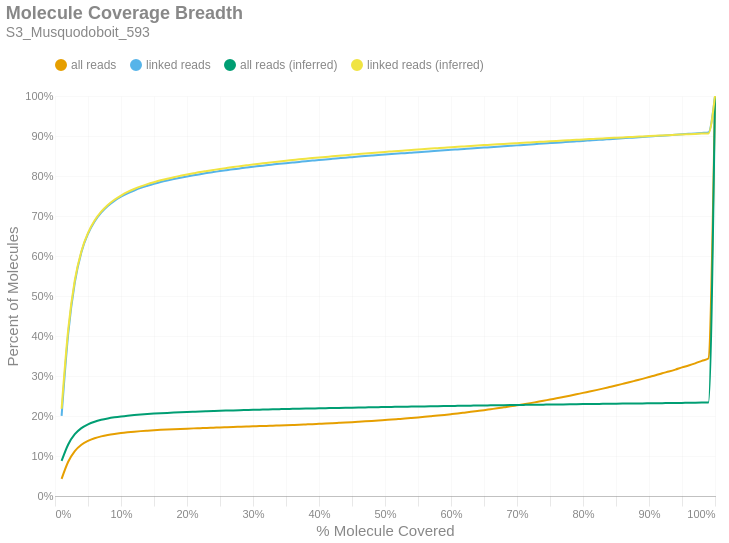

Here is the notebook cell this chart was saved with:
### Markdown cell above
### Molecule Read Coverage
This chart shows molecule coverage breadth as computed by the number of bases aligned to that molecule. In other words, "*how much of each unique long molecule is actually sequenced/aligned?*" Keep in mind there is a distinction between sequences and alignments, since some sequences belonging to a particular molecule may not align well and wouldn't appear in the alignment data. This chart also shows molecule coverage breadth as computed by the *inferred fragment* from which the aligned sequences originate. Unlike read coverage, this calculation takes into account the total insert size, including unsequenced gaps between the forward and reverse reads. Like the previous figures, these are cumulative percents.

### Code cell
if SKIPLR:
    print_html(f"Skipped")
else:
    binned_df = consolidated_hist(valids['coverage_bp'], mask, 0.01, True)
    binned_df_inf = consolidated_hist(valids['coverage_inserts'], mask, 0.01, True)
    binned_df = binned_df.with_columns(pl.lit(binned_df_inf['all reads (cumsum)']).alias('all reads (inferred)'))
    binned_df = binned_df.with_columns(pl.lit(binned_df_inf['linked reads (cumsum)']).alias('linked reads (inferred)'))
    binned_df = binned_df.with_columns(
        (pl.col('bin').cast(pl.Float64) + 0.01).alias('right_edge')
    )

    with SafeRender(binned_df):
        (
            density_plot(binned_df, 'Molecule Coverage Breadth', samplename, 'molcov', ['all reads (inferred)','linked reads (inferred)'])
            .encode(
                #x=alt.X('bin:Q', title="% Molecule Covered").axis(format = '%').scale(padding=0),
                x=alt.X('right_edge:Q', title="% Molecule Covered").axis(format='%').scale(padding=0),
                y=alt.Y('value:Q', title='Percent of Molecules')
                    .axis(format='%')
                    .stack(False)
                    .scale(domainMin=0, padding=0),
                color=alt.Color("key:N").scale(domain = ["all reads", "linked reads", "all reads (inferred)", "linked reads (inferred)"]),
                tooltip = [
                    alt.Tooltip("key:N", title = "Data Type"),
                    alt.Tooltip("range_label:N", title="% Molecule Covered"),
                    alt.Tooltip("value:Q", format = ".2%", title="% Molecules")
                ]
            )
        ).display()

### Figure 1 — Vega-Lite specification as saved in the notebook (floating-point values rounded to 4 significant figures)
{"width": "container", "height": 400, "config": {"title": {"anchor": "start", "dy": -15, "fontSize": 18, "color": "#888888", "subtitleColor": "#888888", "subtitleFontSize": 14}, "arc": {"fill": "#0072B2"}, "axis": {"domainColor": "#888888", "domainWidth": 0.5, "gridWidth": 0.2, "grid": false, "titleFontWeight": 400, "titleFontSize": 15, "labelFontSize": 11, "labelColor": "#888888", "tickColor": "#888888", "tickWidth": 0.2, "titleColor": "#888888"}, "axisBand": {"grid": false}, "axisX": {"grid": true, "tickSize": 10, "domainCap": "round"}, "axisY": {"domain": false, "grid": true, "tickSize": 0, "domainCap": "round"}, "background": "transparent", "header": {"labelFontSize": 15, "labelColor": "#888888", "titleFontSize": 15, "titleFontWeight": 600, "titleColor": "#888888"}, "legend": {"labelFont": "sans-serif", "labelFontSize": 12, "labelColor": "#888888", "symbolSize": 100, "symbolType": "circle", "titleFontSize": 12, "titlePadding": 10, "titleColor": "#888888", "title": null, "orient": "top"}, "range": {"category": ["#E69F00", "#56B4E9", "#009E73", "#F0E442", "#0072B2", "#D55E00", "#CC79A7", "#000000"], "diverging": ["#cfe8f3", "#a2d4ec", "#73bfe2", "#46abdb", "#1696d2", "#12719e"]}, "area": {"fill": "#0072B2", "fillOpacity": 0.7, "line": true, "strokeOpacity": 0.7}, "line": {"color": "#0072B2", "stroke": "#0072B2", "strokeWidth": 2}, "trail": {"color": "#0072B2", "stroke": "#0072B2", "strokeWidth": 0, "size": 1}, "point": {"filled": true, "fillOpacity": 1.0, "size": 95}, "text": {"color": "#888888", "fontSize": 11, "align": "right", "fontWeight": 400, "size": 11}, "bar": {"fill": "#0072B2", "stroke": null}, "view": {"stroke": null, "continuousWidth": 660, "continuousHeight": 400}}, "data": {"name": "data-6a489e4733e1dcaf7f10e3e392c28540"}, "mark": {"type": "line", "interpolate": "monotone", "point": {"opacity": 0, "size": 275}}, "encoding": {"color": {"field": "key", "scale": {"domain": ["all reads", "linked reads", "all reads (inferred)", "linked reads (inferred)"]}, "type": "nominal"}, "tooltip": [{"field": "key", "title": "Data Type", "type": "nominal"}, {"field": "range_label", "title": "% Molecule Covered", "type": "nominal"}, {"field": "value", "format": ".2%", "title": "% Molecules", "type": "quantitative"}], "x": {"axis": {"format": "%"}, "field": "right_edge", "scale": {"padding": 0}, "title": "% Molecule Covered", "type": "quantitative"}, "y": {"axis": {"format": "%"}, "field": "value", "scale": {"domainMin": 0, "padding": 0}, "stack": false, "title": "Percent of Molecules", "type": "quantitative"}}, "params": [{"name": "param_c36ac31b6afebe62", "select": {"type": "point", "fields": ["key"]}, "bind": "legend"}], "title": {"text": "Molecule Coverage Breadth", "subtitle": "S3_Musquodoboit_593"}, "transform": [{"fold": ["all reads (cumsum)", "linked reads (cumsum)", "all reads (inferred)", "linked reads (inferred)"]}, {"calculate": "replace(datum.key, ' (cumsum)', '')", "as": "key"}, {"filter": {"param": "param_c36ac31b6afebe62"}}], "usermeta": {"embedOptions": {"downloadFileName": "S3_Musquodoboit_593.molcov"}}, "$schema": "https://vega.github.io/schema/vega-lite/v6.1.0.json", "datasets": {"data-6a489e4733e1dcaf7f10e3e392c28540": [{"bin": "0.0", "interval": "0.0-0.01", "all reads": 0.04273, "linked reads": 0.2001, "all reads (cumsum)": 0.04273, "linked reads (cumsum)": 0.2001, "range_label": "0.0-0.01", "all reads (inferred)": 0.08765, "linked reads (inferred)": 0.2181, "right_edge": 0.01}, {"bin": "0.01", "interval": "0.01-0.02", "all reads": 0.04286, "linked reads": 0.2053, "all reads (cumsum)": 0.08559, "linked reads (cumsum)": 0.4054, "range_label": "0.01-0.02", "all reads (inferred)": 0.1289, "linked reads (inferred)": 0.416, "right_edge": 0.02}, {"bin": "0.02", "interval": "0.02-0.03", "all reads": 0.02678, "linked reads": 0.1283, "all reads (cumsum)": 0.1124, "linked reads (cumsum)": 0.5337, "range_label": "0.02-0.03", "all reads (inferred)": 0.1545, "linked reads (inferred)": 0.5393, "right_edge": 0.03}, {"bin": "0.03", "interval": "0.03-0.04", "all reads": 0.0159, "linked reads": 0.07599, "all reads (cumsum)": 0.1283, "linked reads (cumsum)": 0.6097, "range_label": "0.03-0.04", "all reads (inferred)": 0.1697, "linked reads (inferred)": 0.612, "right_edge": 0.04}, {"bin": "0.04", "interval": "0.04-0.05", "all reads": 0.009611, "linked reads": 0.04579, "all reads (cumsum)": 0.1379, "linked reads (cumsum)": 0.6554, "range_label": "0.04-0.05", "all reads (inferred)": 0.1793, "linked reads (inferred)": 0.6576, "right_edge": 0.05}, {"bin": "0.05", "interval": "0.05-0.06", "all reads": 0.006496, "linked reads": 0.03087, "all reads (cumsum)": 0.1444, "linked reads (cumsum)": 0.6863, "range_label": "0.05-0.06", "all reads (inferred)": 0.1857, "linked reads (inferred)": 0.6885, "right_edge": 0.06}, {"bin": "0.06", "interval": "0.06-0.07", "all reads": 0.004687, "linked reads": 0.02216, "all reads (cumsum)": 0.1491, "linked reads (cumsum)": 0.7085, "range_label": "0.06-0.07", "all reads (inferred)": 0.1904, "linked reads (inferred)": 0.7108, "right_edge": 0.07}, {"bin": "0.07", "interval": "0.07-0.08", "all reads": 0.003504, "linked reads": 0.01662, "all reads (cumsum)": 0.1526, "linked reads (cumsum)": 0.7251, "range_label": "0.07-0.08", "all reads (inferred)": 0.1939, "linked reads (inferred)": 0.7274, "right_edge": 0.08}, {"bin": "0.08", "interval": "0.08-0.09", "all reads": 0.002676, "linked reads": 0.01261, "all reads (cumsum)": 0.1552, "linked reads (cumsum)": 0.7377, "range_label": "0.08-0.09", "all reads (inferred)": 0.1967, "linked reads (inferred)": 0.7405, "right_edge": 0.09}, {"bin": "0.09", "interval": "0.09-0.1", "all reads": 0.00221, "linked reads": 0.01041, "all reads (cumsum)": 0.1575, "linked reads (cumsum)": 0.7481, "range_label": "0.09-0.1", "all reads (inferred)": 0.1989, "linked reads (inferred)": 0.7512, "right_edge": 0.1}, {"bin": "0.1", "interval": "0.1-0.11", "all reads": 0.001797, "linked reads": 0.008429, "all reads (cumsum)": 0.1593, "linked reads (cumsum)": 0.7566, "range_label": "0.1-0.11", "all reads (inferred)": 0.2008, "linked reads (inferred)": 0.7601, "right_edge": 0.11}, {"bin": "0.11", "interval": "0.11-0.12", "all reads": 0.001541, "linked reads": 0.0072, "all reads (cumsum)": 0.1608, "linked reads (cumsum)": 0.7638, "range_label": "0.11-0.12", "all reads (inferred)": 0.2024, "linked reads (inferred)": 0.7676, "right_edge": 0.12}, {"bin": "0.12", "interval": "0.12-0.13", "all reads": 0.001388, "linked reads": 0.00648, "all reads (cumsum)": 0.1622, "linked reads (cumsum)": 0.7702, "range_label": "0.12-0.13", "all reads (inferred)": 0.2037, "linked reads (inferred)": 0.774, "right_edge": 0.13}, {"bin": "0.13", "interval": "0.13-0.14", "all reads": 0.001159, "linked reads": 0.005405, "all reads (cumsum)": 0.1633, "linked reads (cumsum)": 0.7756, "range_label": "0.13-0.14", "all reads (inferred)": 0.2049, "linked reads (inferred)": 0.7796, "right_edge": 0.14}, {"bin": "0.14", "interval": "0.14-0.15", "all reads": 0.001081, "linked reads": 0.005013, "all reads (cumsum)": 0.1644, "linked reads (cumsum)": 0.7807, "range_label": "0.14-0.15", "all reads (inferred)": 0.206, "linked reads (inferred)": 0.7845, "right_edge": 0.15}, {"bin": "0.15", "interval": "0.15-0.16", "all reads": 0.000957, "linked reads": 0.004431, "all reads (cumsum)": 0.1654, "linked reads (cumsum)": 0.7851, "range_label": "0.15-0.16", "all reads (inferred)": 0.2069, "linked reads (inferred)": 0.7892, "right_edge": 0.16}, {"bin": "0.16", "interval": "0.16-0.17", "all reads": 0.0008486, "linked reads": 0.003903, "all reads (cumsum)": 0.1662, "linked reads (cumsum)": 0.789, "range_label": "0.16-0.17", "all reads (inferred)": 0.2078, "linked reads (inferred)": 0.7932, "right_edge": 0.17}, {"bin": "0.17", "interval": "0.17-0.18", "all reads": 0.0007773, "linked reads": 0.003577, "all reads (cumsum)": 0.167, "linked reads (cumsum)": 0.7926, "range_label": "0.17-0.18", "all reads (inferred)": 0.2086, "linked reads (inferred)": 0.797, "right_edge": 0.18}, {"bin": "0.18", "interval": "0.18-0.19", "all reads": 0.0007205, "linked reads": 0.003248, "all reads (cumsum)": 0.1677, "linked reads (cumsum)": 0.7958, "range_label": "0.18-0.19", "all reads (inferred)": 0.2094, "linked reads (inferred)": 0.8005, "right_edge": 0.19}, {"bin": "0.19", "interval": "0.19-0.2", "all reads": 0.0006803, "linked reads": 0.003083, "all reads (cumsum)": 0.1684, "linked reads (cumsum)": 0.7989, "range_label": "0.19-0.2", "all reads (inferred)": 0.21, "linked reads (inferred)": 0.8038, "right_edge": 0.2}, {"bin": "0.2", "interval": "0.2-0.21", "all reads": 0.0006545, "linked reads": 0.002911, "all reads (cumsum)": 0.1691, "linked reads (cumsum)": 0.8018, "range_label": "0.2-0.21", "all reads (inferred)": 0.2107, "linked reads (inferred)": 0.8068, "right_edge": 0.21}, {"bin": "0.21", "interval": "0.21-0.22", "all reads": 0.0006125, "linked reads": 0.002727, "all reads (cumsum)": 0.1697, "linked reads (cumsum)": 0.8045, "range_label": "0.21-0.22", "all reads (inferred)": 0.2113, "linked reads (inferred)": 0.8099, "right_edge": 0.22}, {"bin": "0.22", "interval": "0.22-0.23", "all reads": 0.0006291, "linked reads": 0.002825, "all reads (cumsum)": 0.1703, "linked reads (cumsum)": 0.8074, "range_label": "0.22-0.23", "all reads (inferred)": 0.2119, "linked reads (inferred)": 0.8125, "right_edge": 0.23}, {"bin": "0.23", "interval": "0.23-0.24", "all reads": 0.0005552, "linked reads": 0.002424, "all reads (cumsum)": 0.1709, "linked reads (cumsum)": 0.8098, "range_label": "0.23-0.24", "all reads (inferred)": 0.2125, "linked reads (inferred)": 0.8151, "right_edge": 0.24}, {"bin": "0.24", "interval": "0.24-0.25", "all reads": 0.000592, "linked reads": 0.002553, "all reads (cumsum)": 0.1715, "linked reads (cumsum)": 0.8123, "range_label": "0.24-0.25", "all reads (inferred)": 0.213, "linked reads (inferred)": 0.8177, "right_edge": 0.25}, {"bin": "0.25", "interval": "0.25-0.26", "all reads": 0.0005255, "linked reads": 0.002284, "all reads (cumsum)": 0.172, "linked reads (cumsum)": 0.8146, "range_label": "0.25-0.26", "all reads (inferred)": 0.2135, "linked reads (inferred)": 0.8201, "right_edge": 0.26}, {"bin": "0.26", "interval": "0.26-0.27", "all reads": 0.0005316, "linked reads": 0.002172, "all reads (cumsum)": 0.1725, "linked reads (cumsum)": 0.8168, "range_label": "0.26-0.27", "all reads (inferred)": 0.214, "linked reads (inferred)": 0.8224, "right_edge": 0.27}, {"bin": "0.27", "interval": "0.27-0.28", "all reads": 0.0005456, "linked reads": 0.002191, "all reads (cumsum)": 0.1731, "linked reads (cumsum)": 0.819, "range_label": "0.27-0.28", "all reads (inferred)": 0.2145, "linked reads (inferred)": 0.8246, "right_edge": 0.28}, {"bin": "0.28", "interval": "0.28-0.29", "all reads": 0.0005487, "linked reads": 0.002153, "all reads (cumsum)": 0.1736, "linked reads (cumsum)": 0.8211, "range_label": "0.28-0.29", "all reads (inferred)": 0.215, "linked reads (inferred)": 0.8267, "right_edge": 0.29}, {"bin": "0.29", "interval": "0.29-0.3", "all reads": 0.0005596, "linked reads": 0.002049, "all reads (cumsum)": 0.1742, "linked reads (cumsum)": 0.8232, "range_label": "0.29-0.3", "all reads (inferred)": 0.2154, "linked reads (inferred)": 0.8288, "right_edge": 0.3}, {"bin": "0.3", "interval": "0.3-0.31", "all reads": 0.0005351, "linked reads": 0.001801, "all reads (cumsum)": 0.1747, "linked reads (cumsum)": 0.825, "range_label": "0.3-0.31", "all reads (inferred)": 0.2158, "linked reads (inferred)": 0.8308, "right_edge": 0.31}, {"bin": "0.31", "interval": "0.31-0.32", "all reads": 0.0005662, "linked reads": 0.001909, "all reads (cumsum)": 0.1753, "linked reads (cumsum)": 0.8269, "range_label": "0.31-0.32", "all reads (inferred)": 0.2163, "linked reads (inferred)": 0.8327, "right_edge": 0.32}, {"bin": "0.32", "interval": "0.32-0.33", "all reads": 0.0005981, "linked reads": 0.001782, "all reads (cumsum)": 0.1759, "linked reads (cumsum)": 0.8287, "range_label": "0.32-0.33", "all reads (inferred)": 0.2167, "linked reads (inferred)": 0.8347, "right_edge": 0.33}, {"bin": "0.33", "interval": "0.33-0.34", "all reads": 0.0005815, "linked reads": 0.001761, "all reads (cumsum)": 0.1764, "linked reads (cumsum)": 0.8304, "range_label": "0.33-0.34", "all reads (inferred)": 0.2171, "linked reads (inferred)": 0.8365, "right_edge": 0.34}, {"bin": "0.34", "interval": "0.34-0.35", "all reads": 0.0005989, "linked reads": 0.001659, "all reads (cumsum)": 0.177, "linked reads (cumsum)": 0.8321, "range_label": "0.34-0.35", "all reads (inferred)": 0.2175, "linked reads (inferred)": 0.8383, "right_edge": 0.35}, {"bin": "0.35", "interval": "0.35-0.36", "all reads": 0.0006099, "linked reads": 0.001593, "all reads (cumsum)": 0.1777, "linked reads (cumsum)": 0.8337, "range_label": "0.35-0.36", "all reads (inferred)": 0.2178, "linked reads (inferred)": 0.8399, "right_edge": 0.36}, {"bin": "0.36", "interval": "0.36-0.37", "all reads": 0.0006221, "linked reads": 0.001602, "all reads (cumsum)": 0.1783, "linked reads (cumsum)": 0.8353, "range_label": "0.36-0.37", "all reads (inferred)": 0.2182, "linked reads (inferred)": 0.8417, "right_edge": 0.37}, {"bin": "0.37", "interval": "0.37-0.38", "all reads": 0.0006811, "linked reads": 0.001634, "all reads (cumsum)": 0.179, "linked reads (cumsum)": 0.8369, "range_label": "0.37-0.38", "all reads (inferred)": 0.2186, "linked reads (inferred)": 0.8433, "right_edge": 0.38}, {"bin": "0.38", "interval": "0.38-0.39", "all reads": 0.0006916, "linked reads": 0.001551, "all reads (cumsum)": 0.1796, "linked reads (cumsum)": 0.8385, "range_label": "0.38-0.39", "all reads (inferred)": 0.2189, "linked reads (inferred)": 0.8447, "right_edge": 0.39}, {"bin": "0.39", "interval": "0.39-0.4", "all reads": 0.0007651, "linked reads": 0.001547, "all reads (cumsum)": 0.1804, "linked reads (cumsum)": 0.84, "range_label": "0.39-0.4", "all reads (inferred)": 0.2192, "linked reads (inferred)": 0.8462, "right_edge": 0.4}, {"bin": "0.4", "interval": "0.4-0.41", "all reads": 0.0007406, "linked reads": 0.001386, "all reads (cumsum)": 0.1812, "linked reads (cumsum)": 0.8414, "range_label": "0.4-0.41", "all reads (inferred)": 0.2196, "linked reads (inferred)": 0.8477, "right_edge": 0.41}, {"bin": "0.41", "interval": "0.41-0.42", "all reads": 0.0008258, "linked reads": 0.001468, "all reads (cumsum)": 0.182, "linked reads (cumsum)": 0.8429, "range_label": "0.41-0.42", "all reads (inferred)": 0.2199, "linked reads (inferred)": 0.8493, "right_edge": 0.42}, {"bin": "0.42", "interval": "0.42-0.43", "all reads": 0.0008661, "linked reads": 0.001498, "all reads (cumsum)": 0.1828, "linked reads (cumsum)": 0.8444, "range_label": "0.42-0.43", "all reads (inferred)": 0.2203, "linked reads (inferred)": 0.8507, "right_edge": 0.43}, {"bin": "0.43", "interval": "0.43-0.44", "all reads": 0.0008774, "linked reads": 0.001487, "all reads (cumsum)": 0.1837, "linked reads (cumsum)": 0.8459, "range_label": "0.43-0.44", "all reads (inferred)": 0.2206, "linked reads (inferred)": 0.8522, "right_edge": 0.44}, {"bin": "0.44", "interval": "0.44-0.45", "all reads": 0.0009146, "linked reads": 0.00131, "all reads (cumsum)": 0.1846, "linked reads (cumsum)": 0.8472, "range_label": "0.44-0.45", "all reads (inferred)": 0.2209, "linked reads (inferred)": 0.8535, "right_edge": 0.45}, {"bin": "0.45", "interval": "0.45-0.46", "all reads": 0.0009631, "linked reads": 0.00131, "all reads (cumsum)": 0.1856, "linked reads (cumsum)": 0.8485, "range_label": "0.45-0.46", "all reads (inferred)": 0.2212, "linked reads (inferred)": 0.8549, "right_edge": 0.46}, {"bin": "0.46", "interval": "0.46-0.47", "all reads": 0.0009819, "linked reads": 0.00128, "all reads (cumsum)": 0.1866, "linked reads (cumsum)": 0.8498, "range_label": "0.46-0.47", "all reads (inferred)": 0.2215, "linked reads (inferred)": 0.8562, "right_edge": 0.47}, {"bin": "0.47", "interval": "0.47-0.48", "all reads": 0.001023, "linked reads": 0.001316, "all reads (cumsum)": 0.1876, "linked reads (cumsum)": 0.8511, "range_label": "0.47-0.48", "all reads (inferred)": 0.2218, "linked reads (inferred)": 0.8575, "right_edge": 0.48}, {"bin": "0.48", "interval": "0.48-0.49", "all reads": 0.001082, "linked reads": 0.001286, "all reads (cumsum)": 0.1887, "linked reads (cumsum)": 0.8524, "range_label": "0.48-0.49", "all reads (inferred)": 0.2221, "linked reads (inferred)": 0.8588, "right_edge": 0.49}, {"bin": "0.49", "interval": "0.49-0.5", "all reads": 0.001176, "linked reads": 0.001201, "all reads (cumsum)": 0.1899, "linked reads (cumsum)": 0.8536, "range_label": "0.49-0.5", "all reads (inferred)": 0.2224, "linked reads (inferred)": 0.8602, "right_edge": 0.5}, {"bin": "0.5", "interval": "0.5-0.51", "all reads": 0.001131, "linked reads": 0.001314, "all reads (cumsum)": 0.191, "linked reads (cumsum)": 0.8549, "range_label": "0.5-0.51", "all reads (inferred)": 0.2227, "linked reads (inferred)": 0.8614, "right_edge": 0.51}, {"bin": "0.51", "interval": "0.51-0.52", "all reads": 0.001273, "linked reads": 0.001187, "all reads (cumsum)": 0.1923, "linked reads (cumsum)": 0.8561, "range_label": "0.51-0.52", "all reads (inferred)": 0.223, "linked reads (inferred)": 0.8626, "right_edge": 0.52}, {"bin": "0.52", "interval": "0.52-0.53", "all reads": 0.001282, "linked reads": 0.001117, "all reads (cumsum)": 0.1935, "linked reads (cumsum)": 0.8572, "range_label": "0.52-0.53", "all reads (inferred)": 0.2232, "linked reads (inferred)": 0.8638, "right_edge": 0.53}, {"bin": "0.53", "interval": "0.53-0.54", "all reads": 0.001396, "linked reads": 0.001223, "all reads (cumsum)": 0.1949, "linked reads (cumsum)": 0.8584, "range_label": "0.53-0.54", "all reads (inferred)": 0.2235, "linked reads (inferred)": 0.865, "right_edge": 0.54}, {"bin": "0.54", "interval": "0.54-0.55", "all reads": 0.001449, "linked reads": 0.001252, "all reads (cumsum)": 0.1964, "linked reads (cumsum)": 0.8597, "range_label": "0.54-0.55", "all reads (inferred)": 0.2238, "linked reads (inferred)": 0.8662, "right_edge": 0.55}, {"bin": "0.55", "interval": "0.55-0.56", "all reads": 0.001499, "linked reads": 0.001076, "all reads (cumsum)": 0.1979, "linked reads (cumsum)": 0.8607, "range_label": "0.55-0.56", "all reads (inferred)": 0.224, "linked reads (inferred)": 0.8673, "right_edge": 0.56}, {"bin": "0.56", "interval": "0.56-0.57", "all reads": 0.001571, "linked reads": 0.001178, "all reads (cumsum)": 0.1995, "linked reads (cumsum)": 0.8619, "range_label": "0.56-0.57", "all reads (inferred)": 0.2243, "linked reads (inferred)": 0.8685, "right_edge": 0.57}, {"bin": "0.57", "interval": "0.57-0.58", "all reads": 0.001601, "linked reads": 0.001144, "all reads (cumsum)": 0.2011, "linked reads (cumsum)": 0.8631, "range_label": "0.57-0.58", "all reads (inferred)": 0.2246, "linked reads (inferred)": 0.8696, "right_edge": 0.58}, {"bin": "0.58", "interval": "0.58-0.59", "all reads": 0.001706, "linked reads": 0.001199, "all reads (cumsum)": 0.2028, "linked reads (cumsum)": 0.8643, "range_label": "0.58-0.59", "all reads (inferred)": 0.2248, "linked reads (inferred)": 0.8707, "right_edge": 0.59}, {"bin": "0.59", "interval": "0.59-0.6", "all reads": 0.001771, "linked reads": 0.001119, "all reads (cumsum)": 0.2045, "linked reads (cumsum)": 0.8654, "range_label": "0.59-0.6", "all reads (inferred)": 0.2251, "linked reads (inferred)": 0.8719, "right_edge": 0.6}, {"bin": "0.6", "interval": "0.6-0.61", "all reads": 0.001831, "linked reads": 0.001157, "all reads (cumsum)": 0.2064, "linked reads (cumsum)": 0.8665, "range_label": "0.6-0.61", "all reads (inferred)": 0.2253, "linked reads (inferred)": 0.8729, "right_edge": 0.61}, {"bin": "0.61", "interval": "0.61-0.62", "all reads": 0.001988, "linked reads": 0.001151, "all reads (cumsum)": 0.2084, "linked reads (cumsum)": 0.8677, "range_label": "0.61-0.62", "all reads (inferred)": 0.2256, "linked reads (inferred)": 0.874, "right_edge": 0.62}, {"bin": "0.62", "interval": "0.62-0.63", "all reads": 0.002031, "linked reads": 0.001153, "all reads (cumsum)": 0.2104, "linked reads (cumsum)": 0.8688, "range_label": "0.62-0.63", "all reads (inferred)": 0.2258, "linked reads (inferred)": 0.875, "right_edge": 0.63}, {"bin": "0.63", "interval": "0.63-0.64", "all reads": 0.002083, "linked reads": 0.001115, "all reads (cumsum)": 0.2125, "linked reads (cumsum)": 0.8699, "range_label": "0.63-0.64", "all reads (inferred)": 0.2261, "linked reads (inferred)": 0.8762, "right_edge": 0.64}, {"bin": "0.64", "interval": "0.64-0.65", "all reads": 0.002124, "linked reads": 0.001083, "all reads (cumsum)": 0.2146, "linked reads (cumsum)": 0.871, "range_label": "0.64-0.65", "all reads (inferred)": 0.2264, "linked reads (inferred)": 0.8772, "right_edge": 0.65}, {"bin": "0.65", "interval": "0.65-0.66", "all reads": 0.002318, "linked reads": 0.00104, "all reads (cumsum)": 0.2169, "linked reads (cumsum)": 0.8721, "range_label": "0.65-0.66", "all reads (inferred)": 0.2266, "linked reads (inferred)": 0.8782, "right_edge": 0.66}, {"bin": "0.66", "interval": "0.66-0.67", "all reads": 0.002289, "linked reads": 0.001089, "all reads (cumsum)": 0.2192, "linked reads (cumsum)": 0.8732, "range_label": "0.66-0.67", "all reads (inferred)": 0.2268, "linked reads (inferred)": 0.8792, "right_edge": 0.67}, {"bin": "0.67", "interval": "0.67-0.68", "all reads": 0.002434, "linked reads": 0.001161, "all reads (cumsum)": 0.2216, "linked reads (cumsum)": 0.8743, "range_label": "0.67-0.68", "all reads (inferred)": 0.2271, "linked reads (inferred)": 0.8802, "right_edge": 0.68}, {"bin": "0.68", "interval": "0.68-0.69", "all reads": 0.002484, "linked reads": 0.001106, "all reads (cumsum)": 0.2241, "linked reads (cumsum)": 0.8754, "range_label": "0.68-0.69", "all reads (inferred)": 0.2273, "linked reads (inferred)": 0.8811, "right_edge": 0.69}, {"bin": "0.69", "interval": "0.69-0.7", "all reads": 0.002669, "linked reads": 0.001132, "all reads (cumsum)": 0.2268, "linked reads (cumsum)": 0.8766, "range_label": "0.69-0.7", "all reads (inferred)": 0.2275, "linked reads (inferred)": 0.8821, "right_edge": 0.7}, {"bin": "0.7", "interval": "0.7-0.71", "all reads": 0.002666, "linked reads": 0.001189, "all reads (cumsum)": 0.2295, "linked reads (cumsum)": 0.8777, "range_label": "0.7-0.71", "all reads (inferred)": 0.2277, "linked reads (inferred)": 0.8831, "right_edge": 0.71}, {"bin": "0.71", "interval": "0.71-0.72", "all reads": 0.002711, "linked reads": 0.001123, "all reads (cumsum)": 0.2322, "linked reads (cumsum)": 0.8789, "range_label": "0.71-0.72", "all reads (inferred)": 0.228, "linked reads (inferred)": 0.884, "right_edge": 0.72}, {"bin": "0.72", "interval": "0.72-0.73", "all reads": 0.002941, "linked reads": 0.001178, "all reads (cumsum)": 0.2351, "linked reads (cumsum)": 0.88, "range_label": "0.72-0.73", "all reads (inferred)": 0.2282, "linked reads (inferred)": 0.8849, "right_edge": 0.73}, {"bin": "0.73", "interval": "0.73-0.74", "all reads": 0.002935, "linked reads": 0.001165, "all reads (cumsum)": 0.238, "linked reads (cumsum)": 0.8812, "range_label": "0.73-0.74", "all reads (inferred)": 0.2284, "linked reads (inferred)": 0.8859, "right_edge": 0.74}, {"bin": "0.74", "interval": "0.74-0.75", "all reads": 0.003213, "linked reads": 0.001034, "all reads (cumsum)": 0.2413, "linked reads (cumsum)": 0.8822, "range_label": "0.74-0.75", "all reads (inferred)": 0.2286, "linked reads (inferred)": 0.8868, "right_edge": 0.75}, {"bin": "0.75", "interval": "0.75-0.76", "all reads": 0.002996, "linked reads": 0.001043, "all reads (cumsum)": 0.2443, "linked reads (cumsum)": 0.8833, "range_label": "0.75-0.76", "all reads (inferred)": 0.2288, "linked reads (inferred)": 0.8877, "right_edge": 0.76}, {"bin": "0.76", "interval": "0.76-0.77", "all reads": 0.003226, "linked reads": 0.00107, "all reads (cumsum)": 0.2475, "linked reads (cumsum)": 0.8844, "range_label": "0.76-0.77", "all reads (inferred)": 0.2291, "linked reads (inferred)": 0.8886, "right_edge": 0.77}, {"bin": "0.77", "interval": "0.77-0.78", "all reads": 0.003299, "linked reads": 0.001066, "all reads (cumsum)": 0.2508, "linked reads (cumsum)": 0.8854, "range_label": "0.77-0.78", "all reads (inferred)": 0.2293, "linked reads (inferred)": 0.8895, "right_edge": 0.78}, {"bin": "0.78", "interval": "0.78-0.79", "all reads": 0.003396, "linked reads": 0.001142, "all reads (cumsum)": 0.2542, "linked reads (cumsum)": 0.8866, "range_label": "0.78-0.79", "all reads (inferred)": 0.2295, "linked reads (inferred)": 0.8904, "right_edge": 0.79}, {"bin": "0.79", "interval": "0.79-0.8", "all reads": 0.003582, "linked reads": 0.001161, "all reads (cumsum)": 0.2578, "linked reads (cumsum)": 0.8877, "range_label": "0.79-0.8", "all reads (inferred)": 0.2297, "linked reads (inferred)": 0.8913, "right_edge": 0.8}, {"bin": "0.8", "interval": "0.8-0.81", "all reads": 0.003391, "linked reads": 0.001081, "all reads (cumsum)": 0.2611, "linked reads (cumsum)": 0.8888, "range_label": "0.8-0.81", "all reads (inferred)": 0.2299, "linked reads (inferred)": 0.8922, "right_edge": 0.81}, {"bin": "0.81", "interval": "0.81-0.82", "all reads": 0.003559, "linked reads": 0.001089, "all reads (cumsum)": 0.2647, "linked reads (cumsum)": 0.8899, "range_label": "0.81-0.82", "all reads (inferred)": 0.2301, "linked reads (inferred)": 0.8931, "right_edge": 0.82}, {"bin": "0.82", "interval": "0.82-0.83", "all reads": 0.003747, "linked reads": 0.001017, "all reads (cumsum)": 0.2685, "linked reads (cumsum)": 0.8909, "range_label": "0.82-0.83", "all reads (inferred)": 0.2303, "linked reads (inferred)": 0.894, "right_edge": 0.83}, {"bin": "0.83", "interval": "0.83-0.84", "all reads": 0.003876, "linked reads": 0.00118, "all reads (cumsum)": 0.2723, "linked reads (cumsum)": 0.8921, "range_label": "0.83-0.84", "all reads (inferred)": 0.2306, "linked reads (inferred)": 0.8949, "right_edge": 0.84}, {"bin": "0.84", "interval": "0.84-0.85", "all reads": 0.003901, "linked reads": 0.001127, "all reads (cumsum)": 0.2762, "linked reads (cumsum)": 0.8932, "range_label": "0.84-0.85", "all reads (inferred)": 0.2308, "linked reads (inferred)": 0.8957, "right_edge": 0.85}, {"bin": "0.85", "interval": "0.85-0.86", "all reads": 0.004029, "linked reads": 0.001098, "all reads (cumsum)": 0.2803, "linked reads (cumsum)": 0.8943, "range_label": "0.85-0.86", "all reads (inferred)": 0.231, "linked reads (inferred)": 0.8965, "right_edge": 0.86}, {"bin": "0.86", "interval": "0.86-0.87", "all reads": 0.004076, "linked reads": 0.001036, "all reads (cumsum)": 0.2843, "linked reads (cumsum)": 0.8954, "range_label": "0.86-0.87", "all reads (inferred)": 0.2311, "linked reads (inferred)": 0.8973, "right_edge": 0.87}, {"bin": "0.87", "interval": "0.87-0.88", "all reads": 0.00427, "linked reads": 0.001142, "all reads (cumsum)": 0.2886, "linked reads (cumsum)": 0.8965, "range_label": "0.87-0.88", "all reads (inferred)": 0.2314, "linked reads (inferred)": 0.8982, "right_edge": 0.88}, {"bin": "0.88", "interval": "0.88-0.89", "all reads": 0.004275, "linked reads": 0.001021, "all reads (cumsum)": 0.2929, "linked reads (cumsum)": 0.8975, "range_label": "0.88-0.89", "all reads (inferred)": 0.2315, "linked reads (inferred)": 0.8989, "right_edge": 0.89}, {"bin": "0.89", "interval": "0.89-0.9", "all reads": 0.004541, "linked reads": 0.001227, "all reads (cumsum)": 0.2974, "linked reads (cumsum)": 0.8987, "range_label": "0.89-0.9", "all reads (inferred)": 0.2317, "linked reads (inferred)": 0.8997, "right_edge": 0.9}, {"bin": "0.9", "interval": "0.9-0.91", "all reads": 0.004363, "linked reads": 0.001057, "all reads (cumsum)": 0.3018, "linked reads (cumsum)": 0.8998, "range_label": "0.9-0.91", "all reads (inferred)": 0.232, "linked reads (inferred)": 0.9006, "right_edge": 0.91}, {"bin": "0.91", "interval": "0.91-0.92", "all reads": 0.004945, "linked reads": 0.001104, "all reads (cumsum)": 0.3067, "linked reads (cumsum)": 0.9009, "range_label": "0.91-0.92", "all reads (inferred)": 0.2322, "linked reads (inferred)": 0.9013, "right_edge": 0.92}, {"bin": "0.92", "interval": "0.92-0.93", "all reads": 0.004425, "linked reads": 0.001136, "all reads (cumsum)": 0.3112, "linked reads (cumsum)": 0.902, "range_label": "0.92-0.93", "all reads (inferred)": 0.2323, "linked reads (inferred)": 0.9021, "right_edge": 0.93}, {"bin": "0.93", "interval": "0.93-0.94", "all reads": 0.004861, "linked reads": 0.001119, "all reads (cumsum)": 0.316, "linked reads (cumsum)": 0.9032, "range_label": "0.93-0.94", "all reads (inferred)": 0.2325, "linked reads (inferred)": 0.9029, "right_edge": 0.94}, {"bin": "0.94", "interval": "0.94-0.95", "all reads": 0.005439, "linked reads": 0.001089, "all reads (cumsum)": 0.3215, "linked reads (cumsum)": 0.9043, "range_label": "0.94-0.95", "all reads (inferred)": 0.2327, "linked reads (inferred)": 0.9037, "right_edge": 0.95}, {"bin": "0.95", "interval": "0.95-0.96", "all reads": 0.004702, "linked reads": 0.001102, "all reads (cumsum)": 0.3262, "linked reads (cumsum)": 0.9054, "range_label": "0.95-0.96", "all reads (inferred)": 0.233, "linked reads (inferred)": 0.9045, "right_edge": 0.96}, {"bin": "0.96", "interval": "0.96-0.97", "all reads": 0.005475, "linked reads": 0.001106, "all reads (cumsum)": 0.3316, "linked reads (cumsum)": 0.9065, "range_label": "0.96-0.97", "all reads (inferred)": 0.2332, "linked reads (inferred)": 0.9053, "right_edge": 0.97}, {"bin": "0.97", "interval": "0.97-0.98", "all reads": 0.006306, "linked reads": 0.001081, "all reads (cumsum)": 0.3379, "linked reads (cumsum)": 0.9075, "range_label": "0.97-0.98", "all reads (inferred)": 0.2335, "linked reads (inferred)": 0.9061, "right_edge": 0.98}, {"bin": "0.98", "interval": "0.98-0.99", "all reads": 0.005963, "linked reads": 0.001269, "all reads (cumsum)": 0.3439, "linked reads (cumsum)": 0.9088, "range_label": "0.98-0.99", "all reads (inferred)": 0.2338, "linked reads (inferred)": 0.9065, "right_edge": 0.99}, {"bin": "0.99", "interval": "0.99-1.0", "all reads": 0.6561, "linked reads": 0.09119, "all reads (cumsum)": 1.0, "linked reads (cumsum)": 1.0, "range_label": "0.99-1.0", "all reads (inferred)": 1.0, "linked reads (inferred)": 1.0, "right_edge": 1.0}]}}
